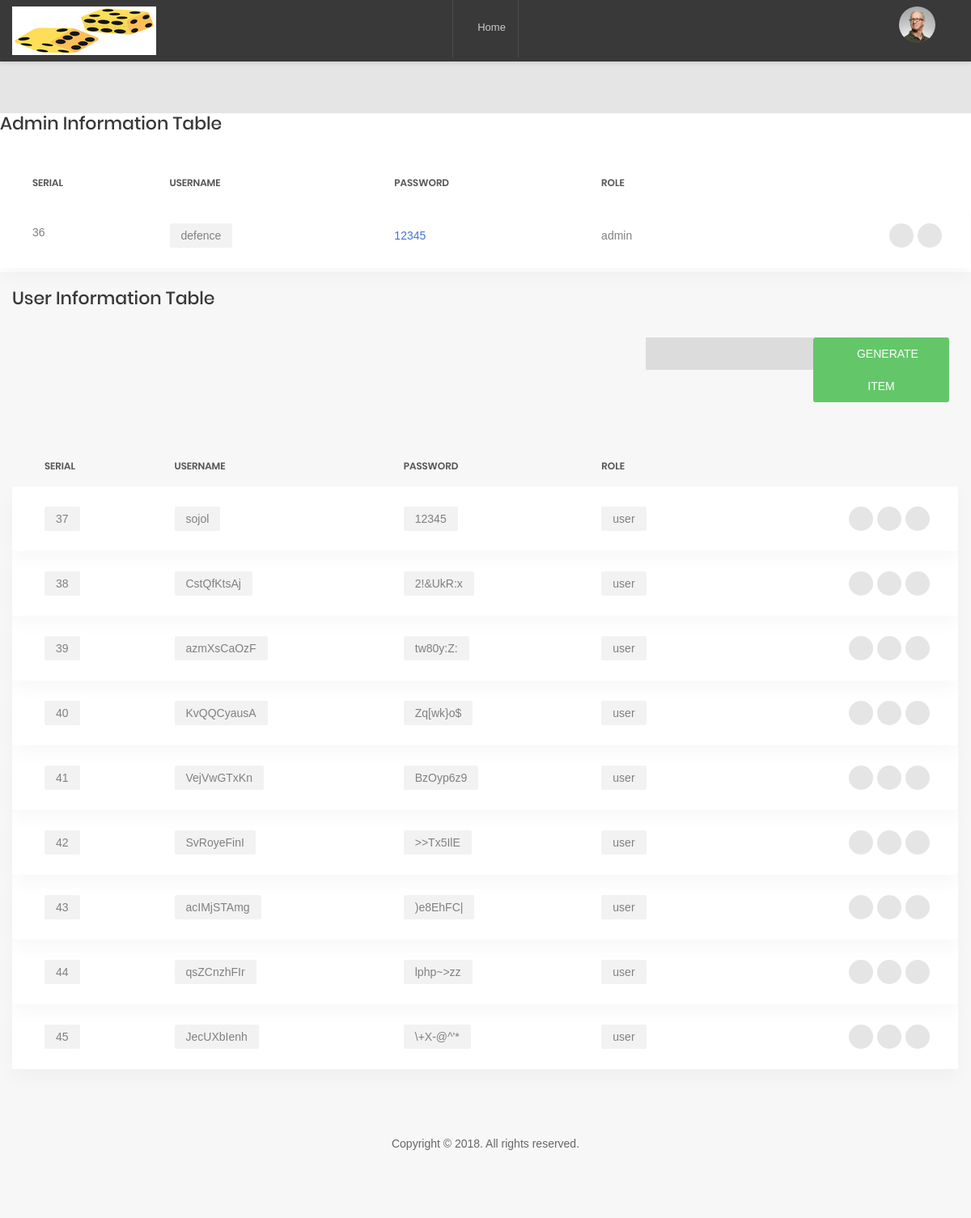
/dashboard, run on the app's committed database.
### BettingApp/models.py (models this page shows, shortened)
class TimeStampMixin(models.Model):
    created_at = models.DateTimeField(auto_now_add=True)
    updated_at = models.DateTimeField(auto_now=True)
    class Meta:
        abstract = True

class userInfo(TimeStampMixin):
    username = models.CharField(max_length=50, default="")
    password = models.CharField(max_length=50, default="")
    role = models.CharField(max_length=50, default="")
    available = models.IntegerField(default=0)

### BettingApp/views.py (the view)
# urls.py: path("dashboard", readCredentials),
def readCredentials(request):
    allCredentials = RandomCredentials.readCredentials()
    userIds = []
    usernames = []
    passwords = []
    roles = []
    credentials = []
    admin = []
    for data in allCredentials:
        singleCredential = dict()
        if data.role != "admin":
            singleCredential["id"] = data.id
            singleCredential["username"] = data.username
            singleCredential["password"] = data.password
            singleCredential["role"] = data.role
            credentials.append(singleCredential)
        elif data.role == "admin":
            singleCredential["id"] = data.id
            singleCredential["username"] = data.username
            singleCredential["password"] = data.password
            singleCredential["role"] = data.role
            admin.append(singleCredential)
    return render(request, "index3.html", {"credentials": credentials, "admin": admin})

### BettingApp/modules/RandomCredentials.py (called while the page is built)
def readCredentials():
    allCredentials = userInfo.objects.all()
    return allCredentials

### templates/index3.html (shortened to what this page needs)
<!DOCTYPE html>
<html lang="en">
    {% load static %}
<head>
    <link href="{% static 'css/font-face.css' %}" rel="stylesheet" media="all">
    <link href= "{% static 'vendor/font-awesome-4.7/css/font-awesome.min.css' %}" rel="stylesheet" media="all">
    <link href="{% static 'vendor/font-awesome-5/css/fontawesome-all.min.css' %}" rel="stylesheet" media="all">
    <link href="{% static 'vendor/mdi-font/css/material-design-iconic-font.min.css' %}" rel="stylesheet" media="all">
    <link href="{% static 'vendor/bootstrap-4.1/bootstrap.min.css' %}" rel="stylesheet" media="all">
    <link href= "{% static 'vendor/animsition/animsition.min.css' %}" rel="stylesheet" media="all">
    <link href= "{% static 'vendor/bootstrap-progressbar/bootstrap-progressbar-3.3.4.min.css' %}" rel="stylesheet" media="all">
    <link href= "{% static 'vendor/wow/animate.css' %}" rel="stylesheet" media="all">
    <link href= "{% static 'vendor/css-hamburgers/hamburgers.min.css' %}" rel="stylesheet" media="all">
    <link href= "{% static 'vendor/slick/slick.css' %}" rel="stylesheet" media="all">
    <link href= "{% static 'vendor/select2/select2.min.css' %}" rel="stylesheet" media="all">
    <link href= "{% static 'vendor/perfect-scrollbar/perfect-scrollbar.css' %}" rel="stylesheet" media="all">
    <link href= "{% static 'css/theme.css' %}" rel="stylesheet" media="all">
</head>
<body class="animsition">
    <div class="page-wrapper">
        <header class="header-desktop3 d-none d-lg-block">
            <div class="section__content section__content--p35">
                <div class="header3-wrap">
                    <div class="header__logo">
                        <a href="#">
                            <img src= "{% static 'images/icon/title-icon.png' %}" alt="CoolAdmin" />
                        </a>
                    </div>
                    <div class="header__navbar">
                        <ul class="list-unstyled">
                            <li class="has-sub">
                                <a href="/home">
                                    <i class="fas fa-tachometer-alt"></i>Home
                                </a>
                            </li>
                        </ul>
                    </div>
                        <div class="account-wrap">
                            <div class="account-item account-item--style2 clearfix js-item-menu">
                                <div class="image">
                                    <img src= "{% static 'images/icon/avatar-01.jpg' %}" alt="John Doe" />
                                </div>
                                <div class="content">
                                    <a class="js-acc-btn" href="#">{{username}}</a>
                                </div>
                            </div>
                        </div>
                    </div>
                </div>
            </div>
       <section class="AdminInfo">
       		<div class="container">
                  <div class="row">
       	<h3 class="title-5 m-b-35">Admin information table</h3>
                            <div class="table-responsive table-responsive-data2">
                                <table class="table table-data2">
                                    <thead>
                                        <tr>
                                            <th>Serial</th>
                                            <th>Username</th>
                                            <th>Password</th>
                                            <th>Role</th>
                                        </tr>
                                    </thead>
                                    <tbody>
                                    {% for credential in admin %}
                                        <tr class="tr-shadow">
                                            <td>{{credential.id}}</td>
                                            <td>
                                                <span class="block-email">{{credential.username}}</span>
                                            </td>
                                            <td class="desc">{{credential.password}}</td>
                                            <td>{{credential.role}}</td>
                                            <td>
                                                <div class="table-data-feature">
                                                    <button class="item" data-toggle="tooltip" data-placement="top" title="Save">
                                                        <i class="zmdi zmdi-mail-send"></i>
                                                    </button>
                                                    <button class="item" data-toggle="tooltip" data-placement="top" title="Edit">
                                                        <i class="zmdi zmdi-edit"></i>
                                                    </button>
                                                </div>
                                            </td>
                                        </tr>
                                        {% endfor %}
                                        <tr class="spacer"></tr>
                                        </table>
                                    </div>
                                </div>
            </div>
       </section>
        <div class="page-content--bgf7">
            <section class="p-t-20">
                <div class="container">
                    <div class="row">
                        <div class="col-md-12">
                            <h3 class="title-5 m-b-35">user information table</h3>
                            <div class="table-data__tool">
                                <form action="/action_page.php">
										  <input type="text" id="fname"name="fname"><br>
										</form>
                                <div class="table-data__tool-right">
                                    <button class="au-btn au-btn-icon au-btn--green au-btn--small">
                                        <i class="zmdi zmdi-plus"></i>Generate item</button>
                                </div>
                            </div>
                            <div class="table-responsive table-responsive-data2">
                                <table class="table table-data2">
                                    <thead>
                                        <tr>
                                            <th>Serial</th>
                                            <th>Username</th>
                                            <th>Password</th>
                                            <th>Role</th>
                                        </tr>
                                    </thead>
                                    <tbody>
                                        {% for user in credentials %}
                                        <tr class="tr-shadow">
                                            <td>
                                                <span class="block-email">{{user.id}}</span>
                                            </td>
                                            <td>
                                                <span class="block-email">{{user.username}}</span>
                                            </td>
                                            <td>
                                                <span class="block-email">{{user.password}}</span>
                                            </td>
                                            <td>
                                                <span class="block-email">{{user.role}}</span>
                                            </td>
                                            <td>
                                                <div class="table-data-feature">
                                                    <button class="item" data-toggle="tooltip" data-placement="top" title="Save">
                                                        <i class="zmdi zmdi-mail-send"></i>
                                                    </button>
                                                    <button class="item" data-toggle="tooltip" data-placement="top" title="Edit">
                                                        <i class="zmdi zmdi-edit"></i>
                                                    </button>
                                                    <button class="item" data-toggle="tooltip" data-placement="top" title="Delete">
                                                        <i class="zmdi zmdi-delete"></i>
                                                    </button>
                                                </div>
                                            </td>
                                        </tr>
                                        {% endfor %}
                                    </tbody>
                                </table>
                            </div>
                        </div>
                    </div>
                </div>
            </section>
            <section class="p-t-60 p-b-20">
                <div class="container">
                    <div class="row">
                        <div class="col-md-12">
                            <div class="copyright">
                                <p>Copyright © 2018. All rights reserved.</p>
                            </div>
                        </div>
                    </div>
                </div>
            </section>
        </div>
</body>
</html>

### templates/index3.html (style rules this page uses)
#fname { margin-left: 783px; background-color: gainsboro; height: 40px; }

### data on the page
userInfo: username "defence", password "12345", role "admin"
userInfo: username "sojol", password "12345", role "user"
userInfo: username "CstQfKtsAj", password "2!&UkR:x", role "user"
userInfo: username "azmXsCaOzF", password "tw80y:Z:", role "user"
userInfo: username "KvQQCyausA", password "Zq[wk}o$", role "user"
userInfo: username "VejVwGTxKn", password "BzOyp6z9", role "user"
userInfo: username "SvRoyeFinI", password ">>Tx5IlE", role "user"
userInfo: username "acIMjSTAmg", password ")e8EhFC|", role "user"
userInfo: username "qsZCnzhFIr", password "lphp~>zz", role "user"
userInfo: username "JecUXbIenh", password "\\+X-@^'*", role "user"

### other printed values
{{ credential.id }} "36"
{{ user.id }} "37" "38" "39" "40" "41" "42" "43" "44" "45"
